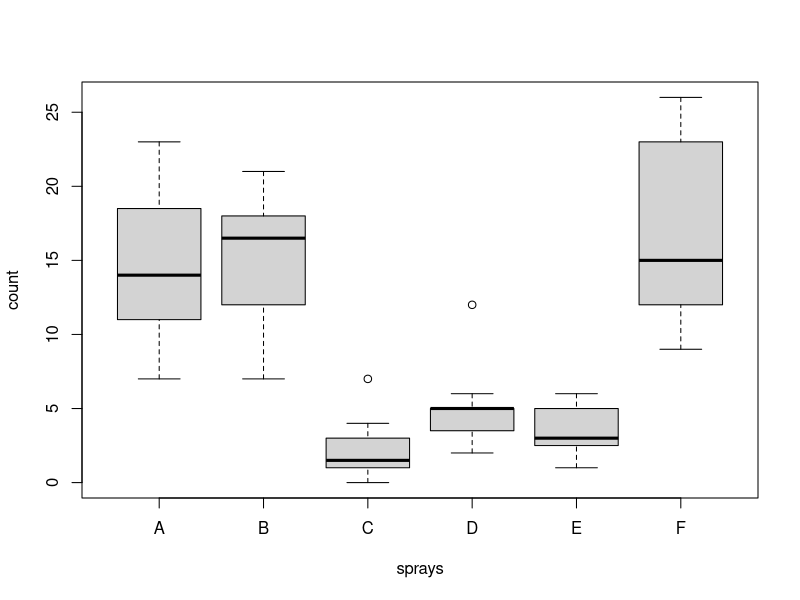

This figure's R source:
rm(list = ls())

par("mfrow"=c(1,1))
count = InsectSprays$count
sprays = InsectSprays$spray

plot(count ~ sprays)

results = simplify2array(tapply(count, sprays, function(x) shapiro.test(x)[1:2]))
results
# D p-value is alarmingly low